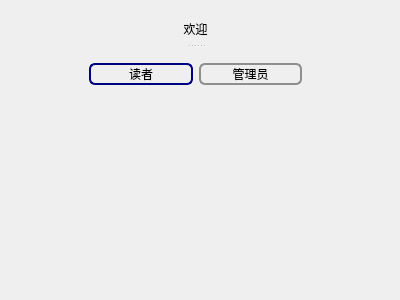
<?xml version="1.0" encoding="UTF-8"?>
<ui version="4.0">
 <class>ChsDialog</class>
 <widget class="QDialog" name="ChsDialog">
  <property name="geometry">
   <rect>
    <x>0</x>
    <y>0</y>
    <width>400</width>
    <height>300</height>
   </rect>
  </property>
  <property name="windowTitle">
   <string>用户身份选择</string>
  </property>
  <widget class="QSplitter" name="splitter">
   <property name="geometry">
    <rect>
     <x>80</x>
     <y>20</y>
     <width>231</width>
     <height>81</height>
    </rect>
   </property>
   <property name="layoutDirection">
    <enum>Qt::LeftToRight</enum>
   </property>
   <property name="autoFillBackground">
    <bool>false</bool>
   </property>
   <property name="styleSheet">
    <string notr="true">font: 25 14pt &quot;等线 Light&quot;;</string>
   </property>
   <property name="frameShape">
    <enum>QFrame::NoFrame</enum>
   </property>
   <property name="orientation">
    <enum>Qt::Vertical</enum>
   </property>
   <widget class="QLabel" name="label">
    <property name="text">
     <string>欢迎</string>
    </property>
    <property name="alignment">
     <set>Qt::AlignHCenter|Qt::AlignTop</set>
    </property>
   </widget>
   <widget class="QFrame" name="frame">
    <property name="styleSheet">
     <string notr="true">QPushButton {
    border: 2px solid #8f8f91;
    border-radius: 6px;
    background-color: qlineargradient(x1: 0, y1: 0, x2: 0, y2: 1,
                                      stop: 0 #f6f7fa, stop: 1 #dadbde);
    min-width: 80px;
}

QPushButton:pressed {
    background-color: qlineargradient(x1: 0, y1: 0, x2: 0, y2: 1,
                                      stop: 0 #dadbde, stop: 1 #f6f7fa);
}

QPushButton:flat {
    border: none; /* no border for a flat push button */
}

QPushButton:default {
    border-color: navy; /* make the default button prominent */
}</string>
    </property>
    <layout class="QHBoxLayout" name="horizontalLayout">
     <item>
      <widget class="QPushButton" name="pushButton_reader">
       <property name="styleSheet">
        <string notr="true"/>
       </property>
       <property name="text">
        <string>读者</string>
       </property>
      </widget>
     </item>
     <item>
      <widget class="QPushButton" name="pushButton_manager">
       <property name="styleSheet">
        <string notr="true"/>
       </property>
       <property name="text">
        <string>管理员</string>
       </property>
      </widget>
     </item>
    </layout>
   </widget>
  </widget>
 </widget>
 <resources/>
 <connections/>
</ui>
